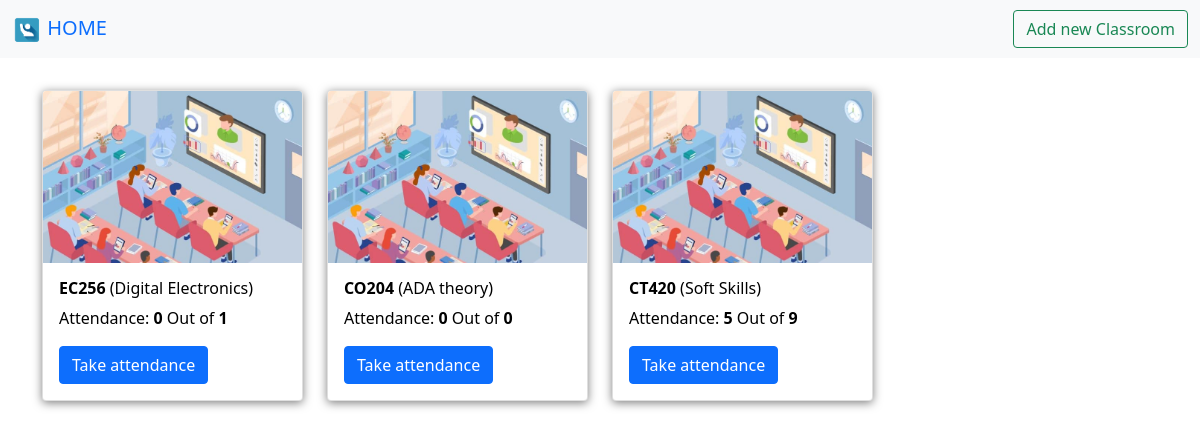
Before: /classrooms with the older database file.
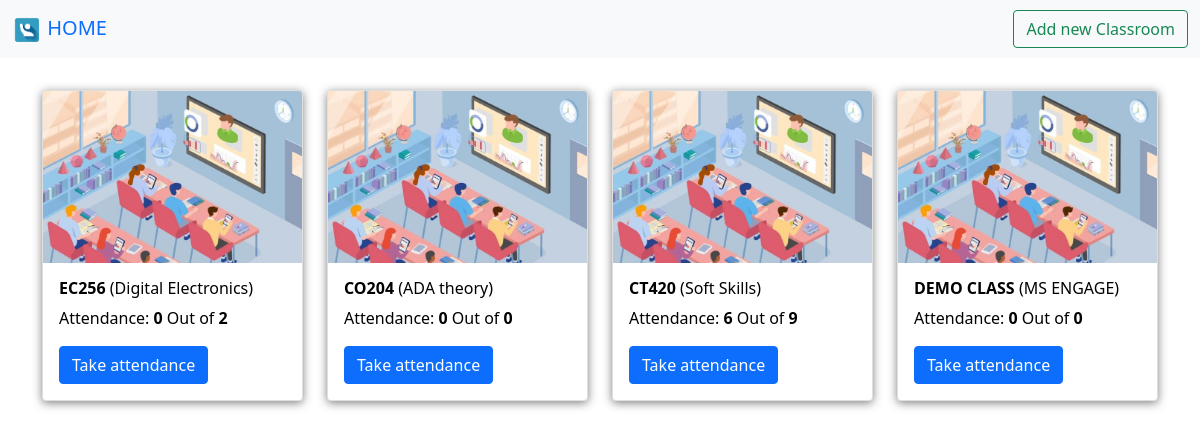
After: the same page with the newer database file.
### project/model.py (models this page shows, shortened)
class Allclasses(db.Model):
    id = db.Column(db.Integer(), primary_key=True)
    class_name = db.Column(db.String(length=50), nullable=False, unique=True)
    class_subject = db.Column(db.String(length=50), nullable=False)

### project/route.py (the view)
@app.route('/classrooms')
def classrooms_page():
    classes = Allclasses.query.all()
    total_std = total_student()
    present_std = present_student()
    return render_template('classroom.html', classes = classes, total_std=total_std ,present_std=present_std)

### project/function.py (called while the page is built)
def total_student():
    total_student=[0]
    rows = Allclasses.query.all()
    for row in rows:
        count = Student.query.filter_by(std_class=row.id).count()
        total_student.append(count)
    return total_student

def present_student():
    present_student=[0]
    rows = Allclasses.query.all()
    for row in rows:
        count = Student.query.filter_by(std_class=row.id, std_attendance=1).count()
        present_student.append(count)
    return present_student

### project/templates/classroom.html (shortened to what this page needs)
<!doctype html>
<html lang="en">
   <head>
      <link href="https://cdn.jsdelivr.net/npm/bootstrap@5.0.2/dist/css/bootstrap.min.css" rel="stylesheet">
   </head>
   <body>
      <nav class="navbar bg-light">
        <div class="container-fluid ">
          <a class="navbar-brand" href="{{url_for('get_started')}}">
            <img src="/static/images/logo.jpg" alt="" width="30" height="30" class="d-inline-block">
            HOME
          </a>
          <a href="{{url_for('addclass_page')}}" class="btn btn-outline-success">Add new Classroom</a>
        </div>
      </nav>
      <div class="container">
          <div class="row gy-3 my-3">
            {% for class in classes %}
              <div class="col-sm-6 col-md-4 col-lg-3">
                  <div class="card" style ="box-shadow: 0px 2px 10px rgba(0,0,0,0.5);">
                      <img src="/static/images/classroomcard.jpg" class="card-img-top" alt="image">
                      <div class="card-body">
                        <h6 class="card-title"> <b>{{class.class_name}}</b> ({{class.class_subject}})</h6>
                        <p class="card-text">Attendance: <b> {{present_std[class.id]}} </b> Out of <b>{{total_std[class.id]}} </b> </p>
                        <a href="{{url_for('info_page', classid=class.id)}}" class="btn btn-primary">Take attendance</a>
                      </div>
                  </div>
              </div>
            {% endfor %}
          </div>
      </div>
   </body>
</html>

### project/templates/classroom.html (style rules this page uses)
body { background-color: white; color: black }

Changed rows visible on the page:
computed for Allclasses "EC256": id "1" → "2"
computed for Allclasses "CT420": present_std "5" → "6"
added Allclasses: class_name "DEMO CLASS", class_subject "MS ENGAGE", present_std "0", total_std "0"
